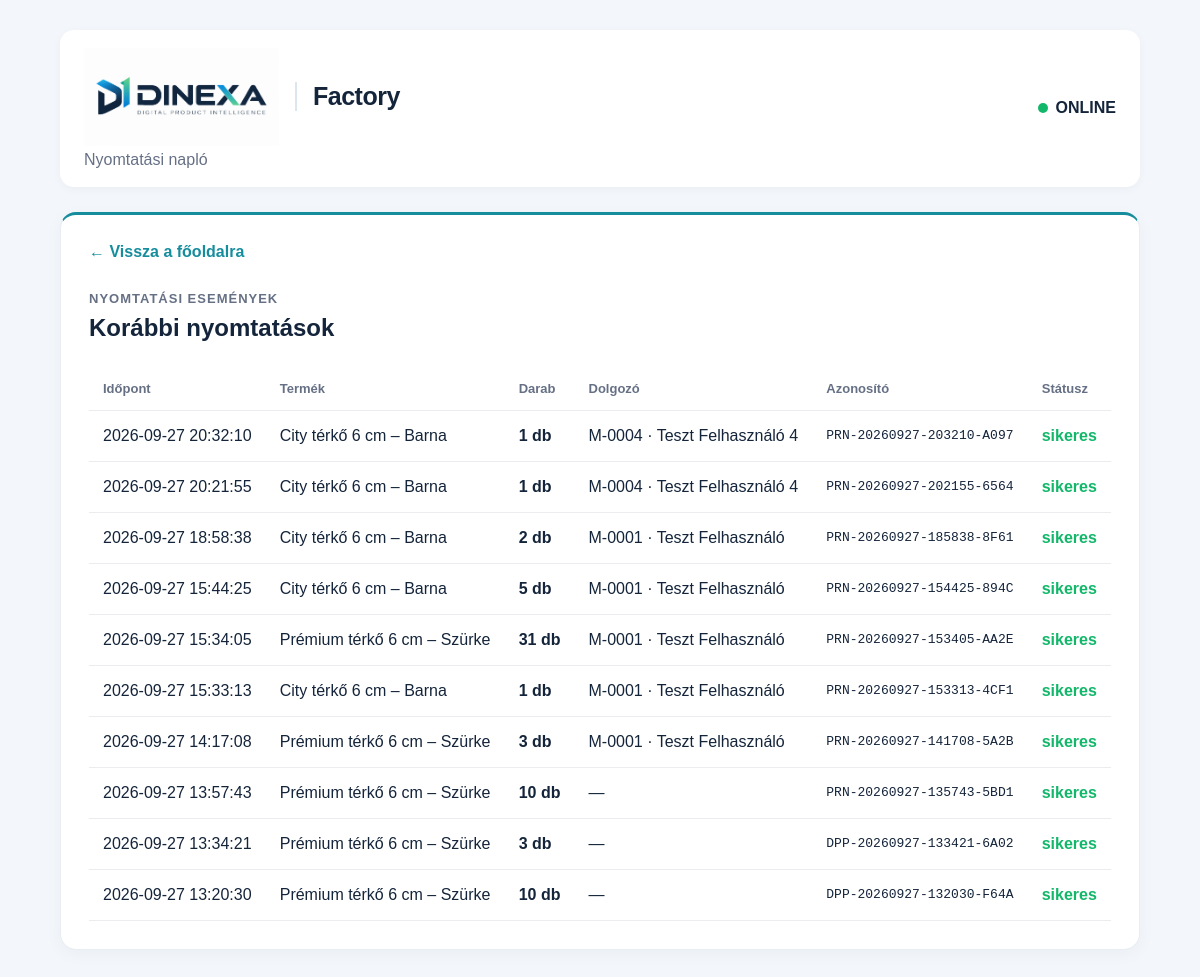
/log (signed in), run on an earlier commit of the app's database.
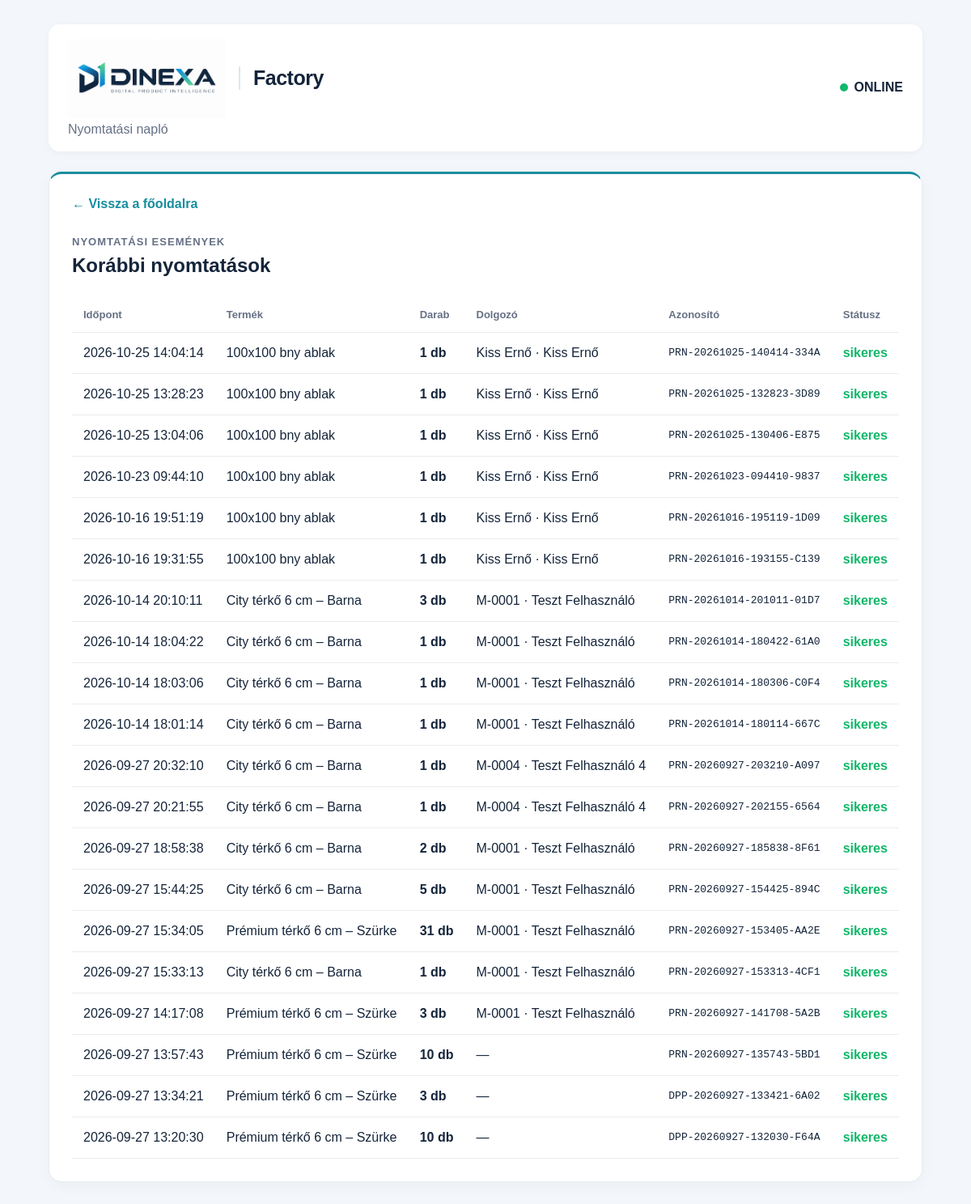
And on a later commit of the database.
### tables this page shows
CREATE TABLE print_log (
            id INTEGER PRIMARY KEY AUTOINCREMENT,
            print_id TEXT UNIQUE NOT NULL,
            company TEXT NOT NULL,
            product TEXT NOT NULL,
            category TEXT,
            quantity INTEGER NOT NULL,
            employee_id TEXT,
            printed_at TEXT NOT NULL,
            status TEXT NOT NULL
        , product_id TEXT, synced INTEGER NOT NULL DEFAULT 0);

CREATE TABLE products (
            id INTEGER PRIMARY KEY AUTOINCREMENT,
            company_id TEXT NOT NULL,
            product_id TEXT UNIQUE NOT NULL,
            category_code TEXT NOT NULL,
            category_name TEXT NOT NULL,
            product_name TEXT NOT NULL,
            dpp_id TEXT UNIQUE NOT NULL,
            sku TEXT,
            active INTEGER NOT NULL DEFAULT 1
        , qr_file TEXT, central_category_id INTEGER, dpp_version INTEGER);

CREATE TABLE users (
            id INTEGER PRIMARY KEY AUTOINCREMENT,
            employee_id TEXT UNIQUE NOT NULL,
            name TEXT NOT NULL,
            active INTEGER NOT NULL DEFAULT 1
        , pin_hash TEXT);

### app.py (the view)
@app.route("/log")
def print_log():
    if "employee_id" not in session:
        return redirect(url_for("login"))
    conn = sqlite3.connect(DATABASE)
    conn.row_factory = sqlite3.Row
    cursor = conn.cursor()
    cursor.execute("""
        SELECT
            print_log.*,
            products.product_name AS current_product_name,
            users.name AS employee_name
        FROM print_log
        LEFT JOIN products
            ON print_log.product_id = products.product_id
        LEFT JOIN users
            ON print_log.employee_id = users.employee_id
        ORDER BY print_log.id DESC
    """)
    logs = cursor.fetchall()
    conn.close()
    return render_template(
        "log.html",
        logs=logs
    )

### app.py (called while the page is built)
def _start_automatic_sync():
    global _SYNC_STARTED
    with _SYNC_START_LOCK:
        if _SYNC_STARTED:
            return
        _SYNC_STARTED = True
        threading.Thread(target=_automatic_sync_loop, name="dinexa-factory-sync", daemon=True).start()

@app.before_request
def _ensure_automatic_sync():
    _start_automatic_sync()
    if REACTIVATION_REQUIRED.exists():
        session.clear()
        if request.endpoint not in ("activate_workstation", "static"):
            return redirect(url_for("activate_workstation"))

### templates/log.html (shortened to what this page needs)
<!DOCTYPE html>
<html lang="hu">
<head>
    <link
        rel="stylesheet"
        href="{{ url_for('static', filename='style.css') }}"
    >
</head>
<body>
<div class="app">
    <header>
        <div>
            <div class="dinexa-brand">
                <img src="{{ url_for('static', filename='images/dinexa-logo.png') }}" alt="DINEXA – Digital Product Intelligence">
                <span class="dinexa-product-name">Factory</span>
            </div>
            <p>Nyomtatási napló</p>
        </div>
        <div class="online">
            <span></span>
            ONLINE
        </div>
    </header>
    <section class="print-card">
        <a href="/" class="back-link">
            ← Vissza a főoldalra
        </a>
        <p class="section-label">
            NYOMTATÁSI ESEMÉNYEK
        </p>
        <h2>Korábbi nyomtatások</h2>
        <div class="log-table-wrapper">
            <table class="log-table">
                <thead>
                    <tr>
                        <th>Időpont</th>
                        <th>Termék</th>
                        <th>Darab</th>
                        <th>Dolgozó</th>
                        <th>Azonosító</th>
                        <th>Státusz</th>
                    </tr>
                </thead>
                <tbody>
                {% for log in logs %}
                    <tr>
                        <td>
                            {{ log["printed_at"] }}
                        </td>
                        <td>
                            {% if log["current_product_name"] %}
                                {{ log["current_product_name"] }}
                            {% else %}
                                {{ log["product"] }}
                            {% endif %}
                        </td>
                        <td>
                            <strong>
                                {{ log["quantity"] }} db
                            </strong>
                        </td>
                        <td>
                            {% if log["employee_id"] %}
                                {{ log["employee_id"] }}
                                {% if log["employee_name"] %}
                                    · {{ log["employee_name"] }}
                                {% endif %}
                            {% else %}
                                —
                            {% endif %}
                        </td>
                        <td class="print-id">
                            {{ log["print_id"] }}
                        </td>
                        <td>
                            <span class="log-success">
                                {{ log["status"] }}
                            </span>
                        </td>
                    </tr>
                {% endfor %}
                </tbody>
            </table>
        </div>
    </section>
</div>
</body>
</html>

### static/style.css (style rules this page uses)
* { box-sizing: border-box; }
body { margin: 0; font-family: Arial, Helvetica, sans-serif; background: #f2f4f7; color: #1d2939; }
.app { max-width: 950px; margin: 0 auto; padding: 30px; }
header { display: flex; justify-content: space-between; align-items: center; margin-bottom: 25px; }
header p { margin: 5px 0 0; color: #667085; }
.online { display: flex; align-items: center; gap: 8px; font-weight: bold; }
.online span, .sync-status span { width: 10px; height: 10px; background: #12b76a; border-radius: 50%; }
.company-card, .print-card { background: white; border-radius: 16px; padding: 28px; margin-bottom: 22px; box-shadow: 0 2px 8px rgba(0,0,0,0.06); }
.section-label { margin: 0 0 8px; font-size: 13px; font-weight: bold; color: #667085; letter-spacing: 1px; }
.company-card h2, .print-card h2 { margin-top: 0; }
.back-link { display: inline-block; margin-bottom: 30px; color: #475467; text-decoration: none; font-weight: bold; }
.log-table-wrapper { width: 100%; overflow-x: auto; margin-top: 25px; }
.log-table { width: 100%; border-collapse: collapse; }
.log-table th { text-align: left; padding: 14px; font-size: 13px; color: #667085; border-bottom: 1px solid #eaecf0; }
.log-table td { padding: 16px 14px; border-bottom: 1px solid #eaecf0; vertical-align: middle; }
.print-id { font-family: monospace; font-size: 13px; }
.log-success { font-weight: bold; color: #12b76a; }
:root { --dinexa-navy: #14243a; --dinexa-teal: #168d9d; --dinexa-bg: #f3f6fa; }
body { background: var(--dinexa-bg); color: var(--dinexa-navy); }
.app { max-width: 1140px; }
.app > header { background: #fff; padding: 18px 24px; border-radius: 14px; box-shadow: 0 2px 10px rgba(20,36,58,.04); }
.dinexa-brand { display: flex; align-items: center; gap: 16px; min-width: 0; }
.dinexa-brand img { width: 195px; max-width: 45vw; height: auto; display: block; }
.dinexa-product-name { font-size: 25px; font-weight: 750; letter-spacing: -.5px; color: var(--dinexa-navy); padding-left: 16px; border-left: 2px solid #dce7ed; }
.company-card, .print-card { border: 1px solid #e7edf2; box-shadow: 0 4px 18px rgba(20,36,58,.04); }
.print-card { border-top: 3px solid var(--dinexa-teal); }
.back-link, .doc-back { color: var(--dinexa-teal); }

What changed in the data, as far as the page shows it:
added print_log: printed_at "2026-10-25 14:04:14", current_product_name "100x100 bny ablak", quantity "1", employee_id "Kiss Ernő", employee_name "Kiss Ernő", print_id "PRN-20261025-140414-334A", status "sikeres"
added print_log: printed_at "2026-10-25 13:28:23", current_product_name "100x100 bny ablak", quantity "1", employee_id "Kiss Ernő", employee_name "Kiss Ernő", print_id "PRN-20261025-132823-3D89", status "sikeres"
added print_log: printed_at "2026-10-25 13:04:06", current_product_name "100x100 bny ablak", quantity "1", employee_id "Kiss Ernő", employee_name "Kiss Ernő", print_id "PRN-20261025-130406-E875", status "sikeres"
added print_log: printed_at "2026-10-23 09:44:10", current_product_name "100x100 bny ablak", quantity "1", employee_id "Kiss Ernő", employee_name "Kiss Ernő", print_id "PRN-20261023-094410-9837", status "sikeres"
added print_log: printed_at "2026-10-16 19:51:19", current_product_name "100x100 bny ablak", quantity "1", employee_id "Kiss Ernő", employee_name "Kiss Ernő", print_id "PRN-20261016-195119-1D09", status "sikeres"
added print_log: printed_at "2026-10-16 19:31:55", current_product_name "100x100 bny ablak", quantity "1", employee_id "Kiss Ernő", employee_name "Kiss Ernő", print_id "PRN-20261016-193155-C139", status "sikeres"
added print_log: printed_at "2026-10-14 20:10:11", current_product_name "City térkő 6 cm – Barna", quantity "3", employee_id "M-0001", employee_name "Teszt Felhasználó", print_id "PRN-20261014-201011-01D7", status "sikeres"
added print_log: printed_at "2026-10-14 18:04:22", current_product_name "City térkő 6 cm – Barna", quantity "1", employee_id "M-0001", employee_name "Teszt Felhasználó", print_id "PRN-20261014-180422-61A0", status "sikeres"
added print_log: printed_at "2026-10-14 18:03:06", current_product_name "City térkő 6 cm – Barna", quantity "1", employee_id "M-0001", employee_name "Teszt Felhasználó", print_id "PRN-20261014-180306-C0F4", status "sikeres"
added print_log: printed_at "2026-10-14 18:01:14", current_product_name "City térkő 6 cm – Barna", quantity "1", employee_id "M-0001", employee_name "Teszt Felhasználó", print_id "PRN-20261014-180114-667C", status "sikeres"
